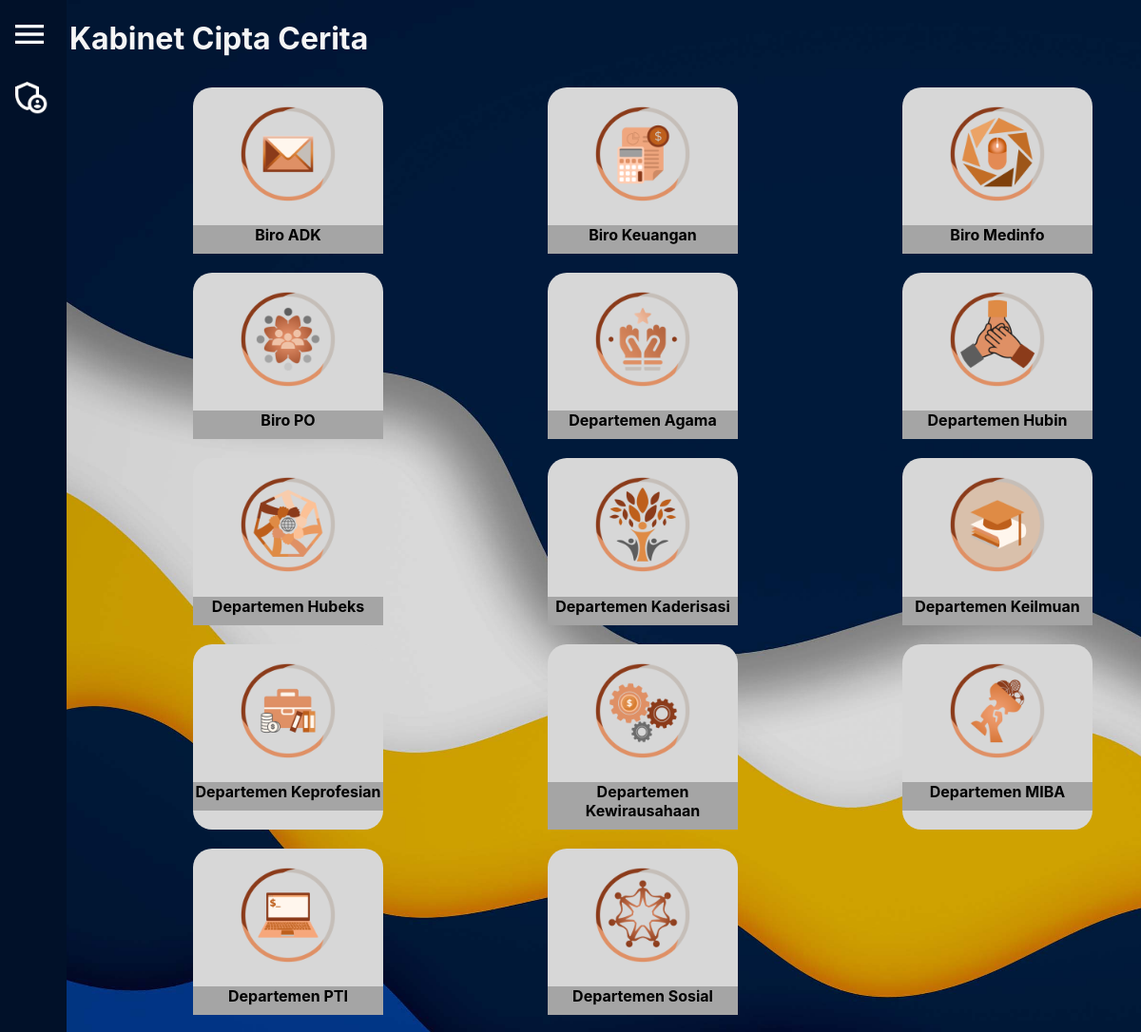
Page /menu_departemen.php on the committed database.
### tables this page shows
CREATE TABLE `komponen` (
  `nama` varchar(50) NOT NULL,
  `visi` text NOT NULL,
  `misi` text NOT NULL,
  `logo` varchar(50) NOT NULL,
  `makna_logo` text NOT NULL
);

CREATE TABLE `departemen` (
  `id_dept` int(2) NOT NULL,
  `nama` varchar(50) NOT NULL,
  `singkatan` varchar(75) NOT NULL,
  `logo` varchar(50) NOT NULL
);

### func.php (called while the page is built, shortened)
<?php
    $konek = mysqli_connect("localhost", "root", "", "be_cipcer");
    function read($query){
        global $konek;
        $result = mysqli_query($konek, $query);
        $rows = [];
        while($data = mysqli_fetch_assoc($result)){
            $rows[] = $data;
        }
        return $rows;
    }
?>
<?php
    $departemen = read("SELECT * FROM departemen");
    $organisasi = read("SELECT * FROM komponen;")[0];
?>

### menu_departemen.php (the view, shortened to what this page needs)
<?php
    require "func.php";
?>
<!DOCTYPE html>
<html lang="en">
    <head>
        <link rel="stylesheet" href="styles/navigation.css">
        <link rel="stylesheet" href="styles/menu_dept.css">
    </head>
    <body style="background-image:url('img/decor/background-1-3.jpg'); background-size: cover;">
        <div id='options-nav'>
            <button class='options-button' id='open-button'>
                <img id='logo-open-button' src="img/decor/open_button_white.png" width="40px" height="40px">
            </button>
            <button class='options-button' id='setting-button' onclick="location.href='verif.php'">
                <img src="img/decor/admin_panel_white.png" width="40px" height="40px">
            </button>
        </div>
        <main id='main-section' style='margin-left: 65px;'>
            <header>
                <h1 style="color: whitesmoke;">
                    <?php echo $organisasi["nama"]; ?>
                </h1>
            </header>
            <div id='main-content'>
                <?php foreach($departemen as $dept) : ?>
                    <?php
                        if($dept["id_dept"] <= 0){
                            continue;
                        }
                    ?>
                    <div class='menu-departemen-buttons' id='dept-<?php echo $dept["nama"]; ?>'>
                        <a href="departemen.php?id_dept=<?php echo $dept["id_dept"]; ?>">
                            <img src="img/logo/<?php echo $dept["logo"]; ?>" alt="Logo <?php echo $dept["nama"]; ?>" width="100" height="100">
                        </a>
                        <h4><?php echo $dept["nama"]; ?></h4>
                    </div>
                <?php endforeach; ?>
            </div>
        </main>
    </body>
</html>

### styles/navigation.css (style rules this page uses)
#options-nav { position: fixed; top: 0; left: 0; bottom: 0; background-color: rgb(1, 17, 41); width: 70px; height: 100%; }
#open-button { position: fixed; background-color: transparent; border: none; left: 8px; top: 15px; }
#setting-button { position: fixed; background-color: transparent; border: none; left: 8px; top: 80px; }
.options-button { transition: 500ms; transform: translateX(-3px); }

### styles/menu_dept.css (style rules this page uses)
body { font-family: -apple-system, BlinkMacSystemFont, 'Segoe UI', Roboto, Oxygen, Ubuntu, Cantarell, 'Open Sans', 'Helvetica Neue', sans-serif; }
#main-content { display: grid; justify-content: center; grid-template-columns: repeat(3, 1fr); text-align: center; }
.menu-departemen-buttons { margin: 10px 10px; background-color: rgb(215,215,215); border-radius: 20px; width: 200px; padding-top: 20px; margin-left: 130px; }
.menu-departemen-buttons h4 { background-color: rgb(165, 165, 165); margin-bottom: 0; padding-bottom: 10px; }

### rows in the picture
komponen: nama "Kabinet Cipta Cerita"
departemen: logo (picture), nama "Biro ADK"
departemen: logo (picture), nama "Biro Keuangan"
departemen: logo (picture), nama "Biro Medinfo"
departemen: logo (picture), nama "Biro PO"
departemen: logo (picture), nama "Departemen Agama"
departemen: logo (picture), nama "Departemen Hubin"
departemen: logo (picture), nama "Departemen Hubeks"
departemen: logo (picture), nama "Departemen Kaderisasi"
departemen: logo (picture), nama "Departemen Keilmuan"
departemen: logo (picture), nama "Departemen Keprofesian"
departemen: logo (picture), nama "Departemen Kewirausahaan"
departemen: logo (picture), nama "Departemen MIBA"
departemen: logo (picture), nama "Departemen PTI"
departemen: logo (picture), nama "Departemen Sosial"
